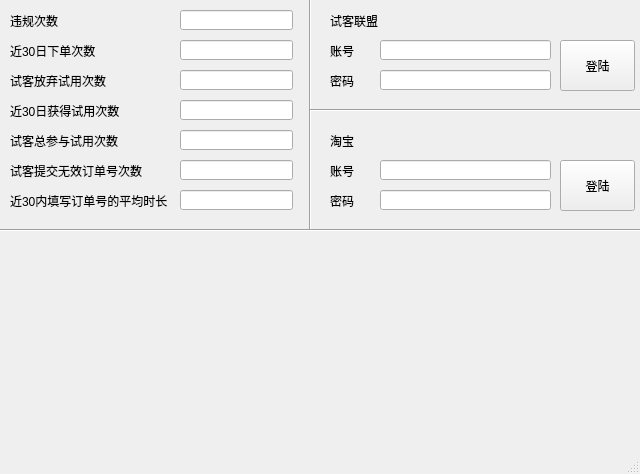
<?xml version="1.0" encoding="UTF-8"?>
<ui version="4.0">
 <class>mainWindow</class>
 <widget class="QMainWindow" name="mainWindow">
  <property name="geometry">
   <rect>
    <x>0</x>
    <y>0</y>
    <width>640</width>
    <height>474</height>
   </rect>
  </property>
  <property name="windowTitle">
   <string>自动化工具 V1.0</string>
  </property>
  <property name="windowIcon">
   <iconset>
    <normaloff>main.ico</normaloff>main.ico</iconset>
  </property>
  <widget class="QWidget" name="centralwidget">
   <widget class="QLabel" name="violationLabel">
    <property name="geometry">
     <rect>
      <x>10</x>
      <y>10</y>
      <width>161</width>
      <height>21</height>
     </rect>
    </property>
    <property name="text">
     <string>违规次数</string>
    </property>
   </widget>
   <widget class="QLabel" name="placeAnOrderLabel">
    <property name="geometry">
     <rect>
      <x>10</x>
      <y>40</y>
      <width>161</width>
      <height>21</height>
     </rect>
    </property>
    <property name="text">
     <string>近30日下单次数</string>
    </property>
   </widget>
   <widget class="QLabel" name="abandonLabel">
    <property name="geometry">
     <rect>
      <x>10</x>
      <y>70</y>
      <width>161</width>
      <height>21</height>
     </rect>
    </property>
    <property name="text">
     <string>试客放弃试用次数</string>
    </property>
   </widget>
   <widget class="QLabel" name="getLabel">
    <property name="geometry">
     <rect>
      <x>10</x>
      <y>100</y>
      <width>161</width>
      <height>21</height>
     </rect>
    </property>
    <property name="text">
     <string>近30日获得试用次数</string>
    </property>
   </widget>
   <widget class="QLabel" name="totalLabel">
    <property name="geometry">
     <rect>
      <x>10</x>
      <y>130</y>
      <width>161</width>
      <height>21</height>
     </rect>
    </property>
    <property name="text">
     <string>试客总参与试用次数</string>
    </property>
   </widget>
   <widget class="QLabel" name="invalidLabel">
    <property name="geometry">
     <rect>
      <x>10</x>
      <y>160</y>
      <width>161</width>
      <height>21</height>
     </rect>
    </property>
    <property name="text">
     <string>试客提交无效订单号次数</string>
    </property>
   </widget>
   <widget class="QLabel" name="timeLabel">
    <property name="geometry">
     <rect>
      <x>10</x>
      <y>190</y>
      <width>161</width>
      <height>21</height>
     </rect>
    </property>
    <property name="text">
     <string>近30内填写订单号的平均时长</string>
    </property>
   </widget>
   <widget class="QLineEdit" name="AverageTime">
    <property name="geometry">
     <rect>
      <x>180</x>
      <y>190</y>
      <width>113</width>
      <height>20</height>
     </rect>
    </property>
   </widget>
   <widget class="QLineEdit" name="InvalidOrders">
    <property name="geometry">
     <rect>
      <x>180</x>
      <y>160</y>
      <width>113</width>
      <height>20</height>
     </rect>
    </property>
   </widget>
   <widget class="QLineEdit" name="Total">
    <property name="geometry">
     <rect>
      <x>180</x>
      <y>130</y>
      <width>113</width>
      <height>20</height>
     </rect>
    </property>
   </widget>
   <widget class="QLineEdit" name="TrialsNumber">
    <property name="geometry">
     <rect>
      <x>180</x>
      <y>100</y>
      <width>113</width>
      <height>20</height>
     </rect>
    </property>
   </widget>
   <widget class="QLineEdit" name="AbandonNumber">
    <property name="geometry">
     <rect>
      <x>180</x>
      <y>70</y>
      <width>113</width>
      <height>20</height>
     </rect>
    </property>
   </widget>
   <widget class="QLineEdit" name="Number">
    <property name="geometry">
     <rect>
      <x>180</x>
      <y>40</y>
      <width>113</width>
      <height>20</height>
     </rect>
    </property>
   </widget>
   <widget class="QLineEdit" name="ViolationsNumber">
    <property name="geometry">
     <rect>
      <x>180</x>
      <y>10</y>
      <width>113</width>
      <height>20</height>
     </rect>
    </property>
   </widget>
   <widget class="Line" name="line_1">
    <property name="geometry">
     <rect>
      <x>0</x>
      <y>210</y>
      <width>641</width>
      <height>41</height>
     </rect>
    </property>
    <property name="orientation">
     <enum>Qt::Horizontal</enum>
    </property>
   </widget>
   <widget class="Line" name="line_2">
    <property name="geometry">
     <rect>
      <x>300</x>
      <y>-10</y>
      <width>20</width>
      <height>241</height>
     </rect>
    </property>
    <property name="orientation">
     <enum>Qt::Vertical</enum>
    </property>
   </widget>
   <widget class="QLabel" name="shikeeLabel">
    <property name="geometry">
     <rect>
      <x>330</x>
      <y>10</y>
      <width>61</width>
      <height>21</height>
     </rect>
    </property>
    <property name="text">
     <string>试客联盟</string>
    </property>
   </widget>
   <widget class="QLabel" name="shikeeUsernameLabel">
    <property name="geometry">
     <rect>
      <x>330</x>
      <y>40</y>
      <width>31</width>
      <height>21</height>
     </rect>
    </property>
    <property name="text">
     <string>账号</string>
    </property>
   </widget>
   <widget class="QLabel" name="shikeePasswordLabel">
    <property name="geometry">
     <rect>
      <x>330</x>
      <y>70</y>
      <width>31</width>
      <height>21</height>
     </rect>
    </property>
    <property name="text">
     <string>密码</string>
    </property>
   </widget>
   <widget class="QLabel" name="taobaoLabel">
    <property name="geometry">
     <rect>
      <x>330</x>
      <y>130</y>
      <width>61</width>
      <height>21</height>
     </rect>
    </property>
    <property name="text">
     <string>淘宝</string>
    </property>
   </widget>
   <widget class="QLabel" name="taobaoUsernameLabel">
    <property name="geometry">
     <rect>
      <x>330</x>
      <y>160</y>
      <width>31</width>
      <height>21</height>
     </rect>
    </property>
    <property name="text">
     <string>账号</string>
    </property>
   </widget>
   <widget class="QLabel" name="taobaoPasswordLabel">
    <property name="geometry">
     <rect>
      <x>330</x>
      <y>190</y>
      <width>31</width>
      <height>21</height>
     </rect>
    </property>
    <property name="text">
     <string>密码</string>
    </property>
   </widget>
   <widget class="Line" name="line_3">
    <property name="geometry">
     <rect>
      <x>310</x>
      <y>100</y>
      <width>331</width>
      <height>20</height>
     </rect>
    </property>
    <property name="orientation">
     <enum>Qt::Horizontal</enum>
    </property>
   </widget>
   <widget class="QLineEdit" name="ShikeeUserName">
    <property name="geometry">
     <rect>
      <x>380</x>
      <y>40</y>
      <width>171</width>
      <height>20</height>
     </rect>
    </property>
   </widget>
   <widget class="QLineEdit" name="ShikeePassword">
    <property name="geometry">
     <rect>
      <x>380</x>
      <y>70</y>
      <width>171</width>
      <height>20</height>
     </rect>
    </property>
   </widget>
   <widget class="QLineEdit" name="TaobaoUserName">
    <property name="geometry">
     <rect>
      <x>380</x>
      <y>160</y>
      <width>171</width>
      <height>20</height>
     </rect>
    </property>
   </widget>
   <widget class="QLineEdit" name="TaobaoPassword">
    <property name="geometry">
     <rect>
      <x>380</x>
      <y>190</y>
      <width>171</width>
      <height>20</height>
     </rect>
    </property>
   </widget>
   <widget class="QPushButton" name="loginShikee">
    <property name="geometry">
     <rect>
      <x>560</x>
      <y>40</y>
      <width>75</width>
      <height>51</height>
     </rect>
    </property>
    <property name="text">
     <string>登陆</string>
    </property>
   </widget>
   <widget class="QPushButton" name="loginTaobao">
    <property name="geometry">
     <rect>
      <x>560</x>
      <y>160</y>
      <width>75</width>
      <height>51</height>
     </rect>
    </property>
    <property name="text">
     <string>登陆</string>
    </property>
   </widget>
   <zorder>violationLabel</zorder>
   <zorder>placeAnOrderLabel</zorder>
   <zorder>abandonLabel</zorder>
   <zorder>getLabel</zorder>
   <zorder>totalLabel</zorder>
   <zorder>invalidLabel</zorder>
   <zorder>timeLabel</zorder>
   <zorder>AverageTime</zorder>
   <zorder>InvalidOrders</zorder>
   <zorder>Total</zorder>
   <zorder>TrialsNumber</zorder>
   <zorder>AbandonNumber</zorder>
   <zorder>Number</zorder>
   <zorder>ViolationsNumber</zorder>
   <zorder>line_2</zorder>
   <zorder>line_1</zorder>
   <zorder>shikeeLabel</zorder>
   <zorder>shikeeUsernameLabel</zorder>
   <zorder>shikeePasswordLabel</zorder>
   <zorder>taobaoLabel</zorder>
   <zorder>taobaoUsernameLabel</zorder>
   <zorder>taobaoPasswordLabel</zorder>
   <zorder>line_3</zorder>
   <zorder>ShikeeUserName</zorder>
   <zorder>ShikeePassword</zorder>
   <zorder>TaobaoUserName</zorder>
   <zorder>TaobaoPassword</zorder>
   <zorder>loginShikee</zorder>
   <zorder>loginTaobao</zorder>
  </widget>
  <widget class="QStatusBar" name="statusbar"/>
 </widget>
 <resources/>
 <connections/>
</ui>
